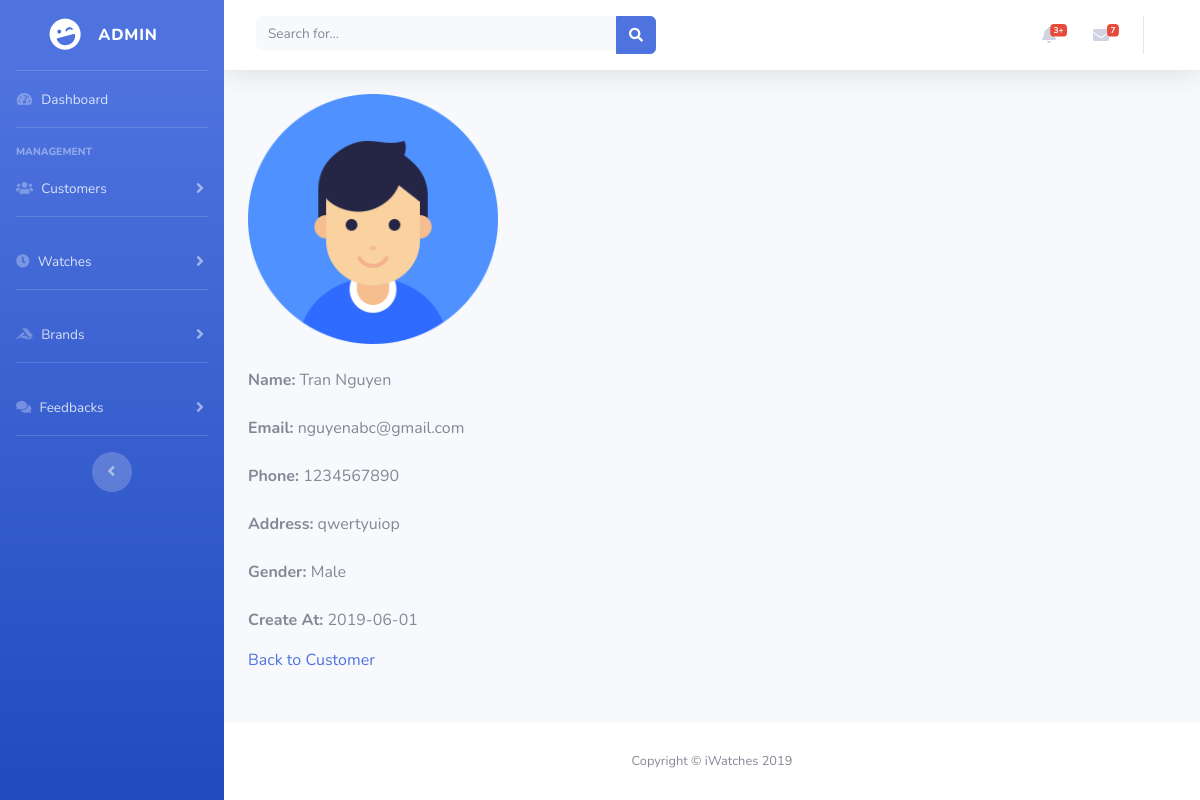
Screenshot of /Admin/view_customer.php?id=18 with the database file from the repository.
### tables this page shows
CREATE TABLE `customer` (
  `ID` int(11) NOT NULL,
  `FirstName` varchar(50) DEFAULT NULL,
  `LastName` varchar(50) DEFAULT NULL,
  `Email` varchar(50) NOT NULL,
  `Password` varchar(50) NOT NULL,
  `Phone` varchar(50) DEFAULT NULL,
  `Address` varchar(50) DEFAULT NULL,
  `Avatar` varchar(256) NOT NULL,
  `Gender` varchar(10) DEFAULT NULL,
  `Role` int(11) NOT NULL,
  `CreateAt` date NOT NULL
);

### Admin/Controller/ViewController.php (called while the page is built)
<?php
class ViewController {
	public function getView($id){
		$customer = $this->getCustomer($id);
		require_once('View/view_customer.php');
	}
	public function getCustomer($id){
		require_once('Model/Model.php');
		$Model = new Model();
		$condition = array(
			'ID' => $id
		);
		$customer = $Model->selectByCondition('customer', $condition);
		return $customer;
	}
}
?>

### Admin/view_customer.php (called while the page is built, shortened)
<?php
require_once('Controller/ViewController.php');
$ViewController = new ViewController();
$id = $_GET['id'];
$ViewController->getView($id);
?>

### Admin/Model/Model.php (called while the page is built, shortened)
<?php
class Model {
	public function selectByCondition($table, $condition) {
		$db 	= new Database();
		$conn 	= $db->dbConnect();
		$data = array_keys($condition);
		foreach ($data as $field) {
			$fields[] = "$field = ?";
		}
		$requirement	= implode(' AND ', $fields);
		$sql 			= "SELECT * FROM $table WHERE $requirement";
		$type 			= str_repeat('s', count($condition));
		$values 		= array_values($condition);
		$statement 		= $conn->prepare($sql);
		$statement->bind_param("$type", ...$values);
		$statement->execute();
		$arr = array();
		$results = $statement->get_result();
		if ($results->num_rows > 0) {
			while($row = $results->fetch_assoc()) {
			 	$arr[] = $row;
			}
		}
		return $arr;
	}
}
?>

### Admin/View/view_customer.php (the view)
<?php
include('header.php');
?>
<div class="container">
	<img src="../<?=$customer[0]['Avatar']?>" width="250px" height="250px">
	<p class="mt-4"><b>Name:</b> <?=$customer[0]['FirstName']?> <?=$customer[0]['LastName']?></p>
	<p class="mt-4"><b>Email:</b> <?=$customer[0]['Email']?></p>
	<p class="mt-4"><b>Phone:</b> <?=$customer[0]['Phone']?></p>
	<p class="mt-4"><b>Address:</b> <?=$customer[0]['Address']?></p>
	<p class="mt-4"><b>Gender:</b> <?=$customer[0]['Gender']?></p>
	<p class="mt-4"><b>Create At:</b> <?=$customer[0]['CreateAt']?></p>
	<a href="customer.php">Back to Customer</a>
</div>
<?php
include('footer.php');
?>

### rows the page displays
customer: Avatar (placeholder picture), FirstName "Tran", LastName "Nguyen", Email "nguyenabc@gmail.com", Phone "1234567890", Address "qwertyuiop", Gender "Male", CreateAt "2019-06-01"
